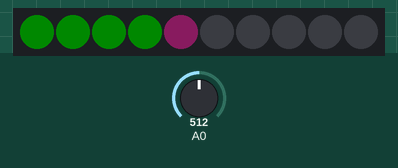
A sketch run on a simulated Arduino Zero (SAMD21). Shown: 10 RGB LEDs in strip order, left to right. The inputs (shaded band) are chosen by the test bench; at power-on: A0 = 512 (analog values on the 0–1023 scale). Dim RGB values are drawn brighter than linear; what the sketch prints to the serial monitor is not drawn.

Above: at 1.2 s.
1.3 s: A0 set to 110
At 1.8 s:
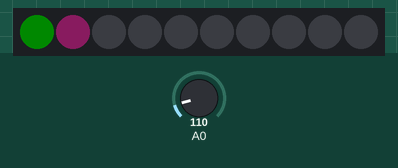
2.8 s: A0 set to 92
At 4.0 s:
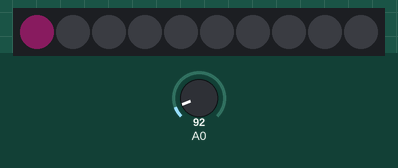
4.3 s: A0 set to 0
At 5.4 s:
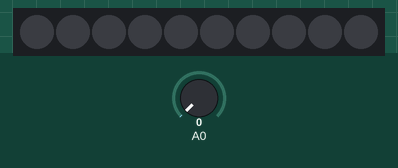
Timing chart, 0 to 4.4 s (numbered marks = the images above; inputs shaded):
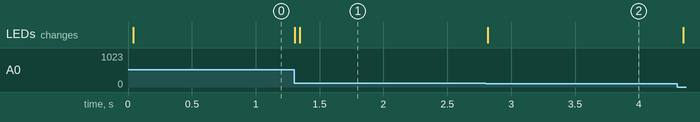

Measured:
- the behaviour switches between 103 and 102 on A0 (found by bisection; images 1 and 2)
- after the input at 1.3 s, the LEDs: first change at once (image 1 shows a later state)
- after the input at 2.8 s, the LEDs: change at once (image 2)

The sketch:

neuralNetwork.ino
```cpp
#include <Adafruit_NeoPixel.h>

#define PIN 0
const int pixel_length = 10; //variable for number of LEDs in the neopixel strip

Adafruit_NeoPixel strip = Adafruit_NeoPixel(pixel_length, PIN, NEO_GRB + NEO_KHZ800); //define neopixel strip

int a0_val = 0; //variable that updates from analog reading pin A0

int a0_min = 0; //minimum a0 cut off value
int a0_max = 4095; //maximum a0 cut off value

void setup() {
  analogReadResolution(12); //set analog read resolution of the microcontroller to 12 bits
  strip.begin(); // start the neopixel strip
  strip.setBrightness(10);
  strip.show(); // Initialize all pixels to 'off'
  Serial.begin(9600); //start serial communication
}

void loop() {
  a0_val = (a0_val + analogRead(A0)) / 2; //we analog read a0, add it to itself, and average it to smooth the signal (slightly)
  Serial.println(a0_val); //print a0_val to serial
  int led_count = map(a0_val, a0_min, a0_max, 0, pixel_length); //maps a0_val between min and max to the number of LEDs to light up
  Serial.print("LEDCOUNT: ");
  Serial.println(led_count);
  int step_size = (a0_max - a0_min)/pixel_length; //find the a0 value interval between each LED to light

  // pink color setting
  int R = 237;
  int G = 60;
  int B = 176;

  //0 to 9, 0 being the first pixel in the list
  for (uint16_t i = 0; i < strip.numPixels(); i++) { //iterate through all the LEDs in the neopixel strip
    Serial.print("i: ");
    Serial.println(i);
    if (i == led_count) {
        // when i and the led_count match make it pink
        strip.setPixelColor(i,R,G,B);
        if (a0_val < 50) {
          // if a0_val is less than 50 , which means it is getting no input
          strip.setPixelColor(i,0,0,0);
        }
    } else if (i < led_count) {
      // if i am on 2, color leds 1 and 0 green
      strip.setPixelColor(i,0,255,0);
    } else {
      // turn them off otherwise
      strip.setPixelColor(i,0,0,0);
    }
  }
  strip.show(); //update the strip colors
  delay(20); //20ms delay
}
```
